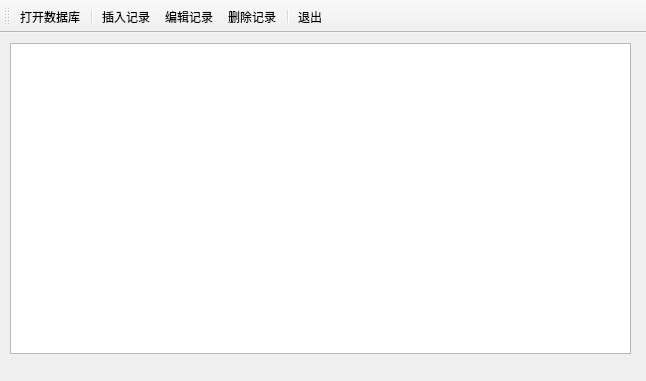
<?xml version="1.0" encoding="UTF-8"?>
<ui version="4.0">
 <class>MainWindow</class>
 <widget class="QMainWindow" name="MainWindow">
  <property name="geometry">
   <rect>
    <x>0</x>
    <y>0</y>
    <width>646</width>
    <height>381</height>
   </rect>
  </property>
  <property name="windowTitle">
   <string>MainWindow</string>
  </property>
  <widget class="QWidget" name="centralwidget">
   <widget class="QTableView" name="tableView">
    <property name="geometry">
     <rect>
      <x>10</x>
      <y>10</y>
      <width>621</width>
      <height>311</height>
     </rect>
    </property>
   </widget>
  </widget>
  <widget class="QToolBar" name="toolBar">
   <property name="windowTitle">
    <string>toolBar</string>
   </property>
   <property name="toolButtonStyle">
    <enum>Qt::ToolButtonTextUnderIcon</enum>
   </property>
   <attribute name="toolBarArea">
    <enum>TopToolBarArea</enum>
   </attribute>
   <attribute name="toolBarBreak">
    <bool>false</bool>
   </attribute>
   <addaction name="actOpenDb"/>
   <addaction name="separator"/>
   <addaction name="actInsert"/>
   <addaction name="actUpdate"/>
   <addaction name="actDelete"/>
   <addaction name="separator"/>
   <addaction name="actExit"/>
  </widget>
  <action name="actOpenDb">
   <property name="icon">
    <iconset resource="res.qrc">
     <normaloff>:/icons/open.bmp</normaloff>:/icons/open.bmp</iconset>
   </property>
   <property name="text">
    <string>打开数据库</string>
   </property>
  </action>
  <action name="actInsert">
   <property name="icon">
    <iconset resource="res.qrc">
     <normaloff>:/icons/insert.bmp</normaloff>:/icons/insert.bmp</iconset>
   </property>
   <property name="text">
    <string>插入记录</string>
   </property>
  </action>
  <action name="actUpdate">
   <property name="icon">
    <iconset resource="res.qrc">
     <normaloff>:/icons/edit.bmp</normaloff>:/icons/edit.bmp</iconset>
   </property>
   <property name="text">
    <string>编辑记录</string>
   </property>
  </action>
  <action name="actDelete">
   <property name="icon">
    <iconset resource="res.qrc">
     <normaloff>:/icons/delete.bmp</normaloff>:/icons/delete.bmp</iconset>
   </property>
   <property name="text">
    <string>删除记录</string>
   </property>
  </action>
  <action name="actExit">
   <property name="icon">
    <iconset resource="res.qrc">
     <normaloff>:/icons/exit.bmp</normaloff>:/icons/exit.bmp</iconset>
   </property>
   <property name="text">
    <string>退出</string>
   </property>
  </action>
 </widget>
 <resources>
  <include location="res.qrc"/>
 </resources>
 <connections>
  <connection>
   <sender>actExit</sender>
   <signal>triggered()</signal>
   <receiver>MainWindow</receiver>
   <slot>close()</slot>
   <hints>
    <hint type="sourcelabel">
     <x>-1</x>
     <y>-1</y>
    </hint>
    <hint type="destinationlabel">
     <x>322</x>
     <y>190</y>
    </hint>
   </hints>
  </connection>
 </connections>
</ui>
